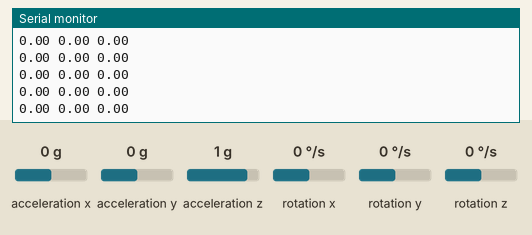
The sketch below on a simulated Arduino Uno, built with avr-gcc and run on an emulated ATmega328P. Shown: the last lines printed to the serial monitor. Inputs (shaded band) come from the test bench; at power-on: acceleration x 0 g, acceleration y 0 g, rotation z 0 °/s, acceleration z 1 g, rotation x 0 °/s, rotation y 0 °/s.

Above: at 4.2 s.
4.3 s: acceleration x set to 0.8 g
At 5.1 s:
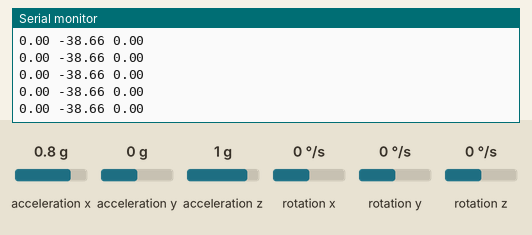
7.3 s: acceleration y set to -1.4 g
At 8.3 s:
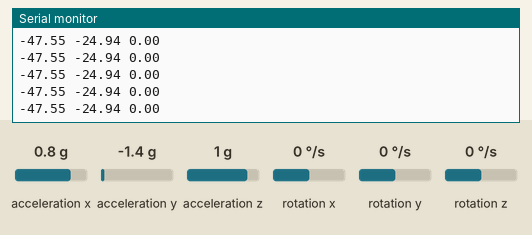
10.3 s: rotation z set to 100 °/s
At 11.1 s:
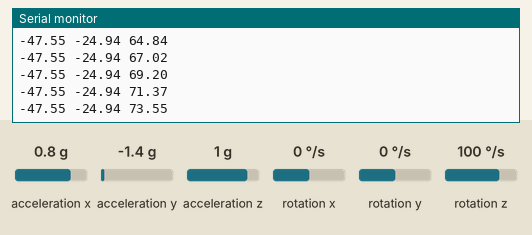
13.3 s: acceleration z set to -1.4 g
At 13.9 s:
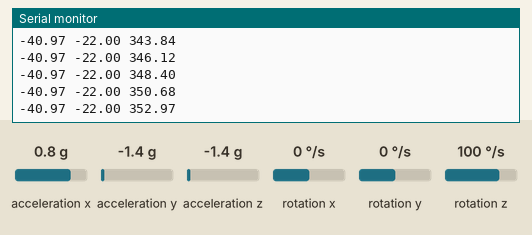
Timing chart, 0 to 15.8 s (numbered marks = the images above; inputs shaded):
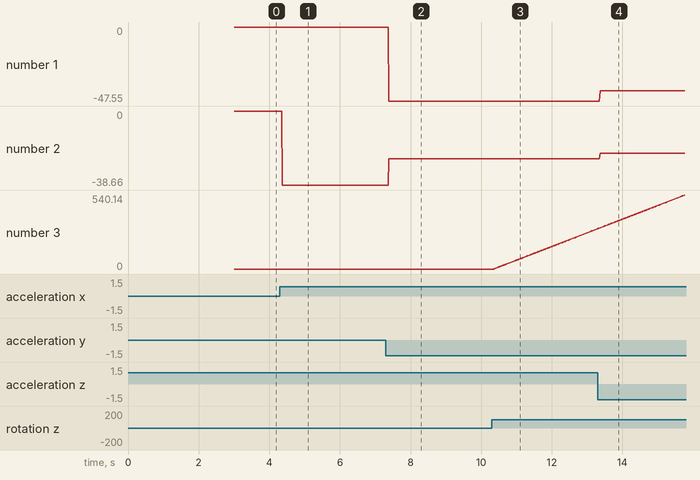

The sketch:

arduino_mpu6050.ino
```cpp
#include <MPU6050_tockn.h>
#include <Wire.h>

#define BAUD 9600

MPU6050 mpu6050(Wire);

void setup() {
  Serial.begin(BAUD);
  Wire.begin();
  mpu6050.begin();
  mpu6050.calcGyroOffsets(true);
}

void loop() {
  mpu6050.update();
  Serial.print(mpu6050.getAngleX());
  Serial.print(" ");
  Serial.print(mpu6050.getAngleY());
  Serial.print(" ");
  Serial.print(mpu6050.getAngleZ());
  Serial.print(" ");
  Serial.print("\n");

}
```

Measured:
- after the input at 4.3 s, the serial monitor: prints a new line after 0.07 s (image 1)
- after the input at 7.3 s, the serial monitor: prints a new line after 0.08 s (image 2)
- after the input at 10.3 s, the serial monitor: prints a new line after 0.08 s (image 3)
- plotted number 1: 0 → -47.55 after the input at 7.3 s
- plotted number 2: 0 → -38.66 after the input at 4.3 s, -38.66 → -24.94 after the input at 7.3 s
- plotted number 3: 0 → 293.62 after the input at 10.3 s
